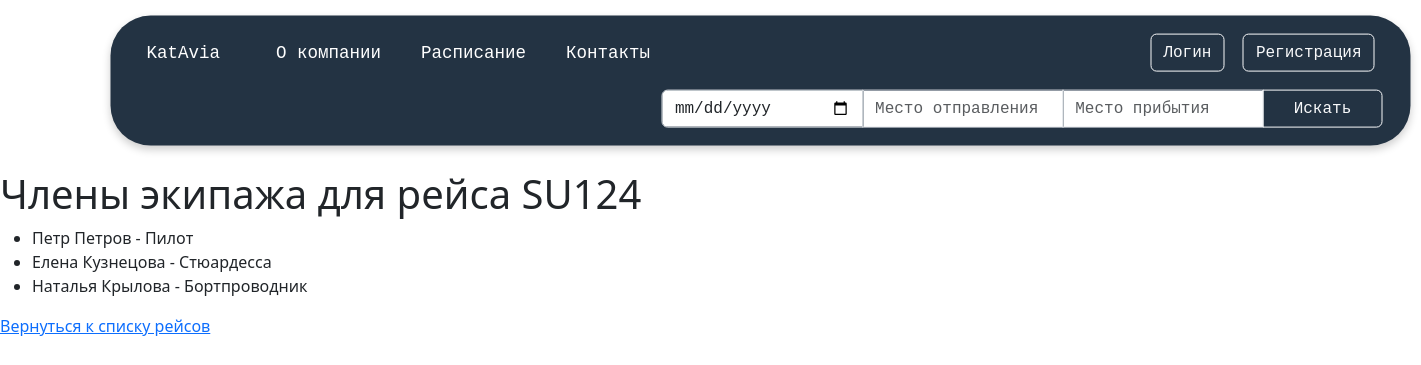
The app's page /crew/2/ with its own data.
### flights/models.py (models this page shows, shortened)
class Flight(models.Model):
    flight_number = models.CharField(max_length=10, verbose_name="Номер рейса")
    departure_location = models.CharField(
        max_length=100, verbose_name="Место отправления"
    )
    arrival_location = models.CharField(max_length=100, verbose_name="Место прибытия")
    departure_time = models.DateTimeField(verbose_name="Время отправления")
    arrival_time = models.DateTimeField(verbose_name="Время прибытия")
    crew = models.ManyToManyField(
        CrewMember, related_name="assigned_flights", verbose_name="Экипаж"
    )
    class Meta:
        verbose_name = "Рейс"
        verbose_name_plural = "Рейсы"

### crew/models.py (models this page shows, shortened)
class CrewMember(models.Model):
    name = models.CharField(max_length=100, verbose_name="Имя")
    role = models.CharField(max_length=50, verbose_name="Роль")
    flights = models.ManyToManyField(
        "flights.Flight", related_name="crew_members", verbose_name="Рейсы"
    )
    class Meta:
        verbose_name = "Член экипажа"
        verbose_name_plural = "Члены экипажа"

### crew/views.py (the view)
# urls.py: path("<int:flight_id>/", views.crew_list, name="crew_list"),
def crew_list(request, flight_id):
    flight = get_object_or_404(Flight, id=flight_id)
    crew_members = flight.crew.all()
    return render(
        request, "crew_list.html", {"flight": flight, "crew_members": crew_members}
    )

### templates/crew_list.html
{% extends "base.html" %}
{% block content %}
<h1>Члены экипажа для рейса {{ flight.flight_number }}</h1>
<ul>
    {% for member in crew_members %}
        <li>{{ member.name }} - {{ member.role }}</li>
    {% endfor %}
</ul>
<a href="{% url 'flight_list' %}">Вернуться к списку рейсов</a>
{% endblock %}

### records on screen
Flight: flight_number "SU124"
CrewMember: name "Петр Петров", role "Пилот"
CrewMember: name "Елена Кузнецова", role "Стюардесса"
CrewMember: name "Наталья Крылова", role "Бортпроводник"
